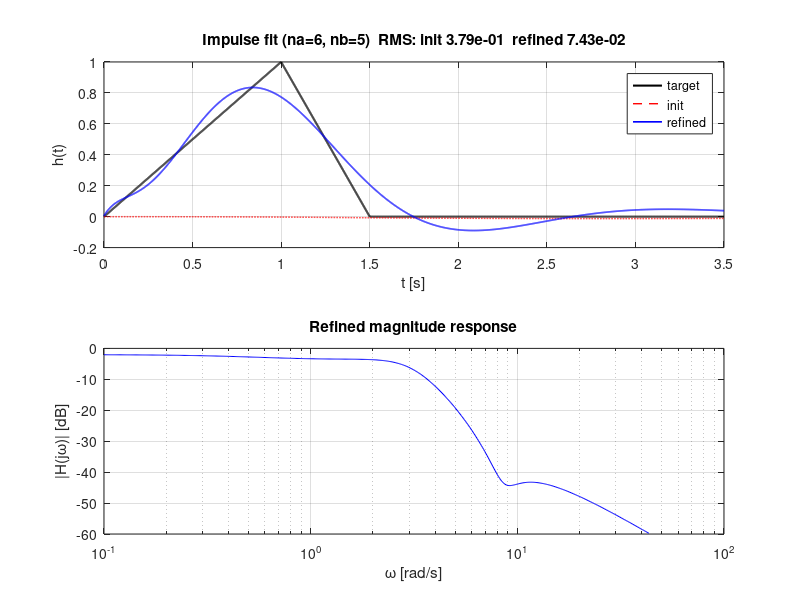

Write the MATLAB code that produced this figure.
function optimize_ct_triangular_impulse
% Optimize continuous-time poles/zeros (order 10) to match a triangular impulse response
% MATLAB (R2016b+) and Octave compatible. In Octave, `pkg load control optim signal`.
%
% Target impulse h_d(t): rise linearly 0->1 over [0,1], fall linearly to 0 over (1,1.5], then 0.
% Time horizon T=2.5 captures tail. Fits a stable analog transfer function of order 10
% (denominator degree = 10). Numerator degree nb < 10 (default 9).
%
% Steps:
% 1) Build desired impulse h_d(t)
% 2) Frequency-domain initialization via invfreqs (if available), stabilized
% 3) Time-domain refinement with stability-constrained pole/zero parameterization using lsqnonlin or fminsearch
% 4) Report RMS error and plot

% ---------------------- User-configurable parameters ----------------------
na = 6;              % denominator order (pole count)
nb = 5;               % numerator order (< na); set 0..na-1
T  = 3.5;             % seconds, horizon that safely captures tail
dt = 1e-3;            % time step for evaluation of objective (seconds)
Nw = 2048;            % frequency samples for initialization
maxIters = 200;       % nonlinear refinement iterations
init_method = 'fixedpole'; % 'fixedpole' or 'invfreqs'
fit_mode = 'varpro';       % 'varpro' (partial fractions, recommended) or 'zpk'
num_complex_pairs = floor(na/2);     % for varpro: number of complex pole pairs (2*nc + nr = na)
% Optional: emphasize early-time samples in objective (set w_time=[]) to disable
w_time = [];          % e.g., w_time = 1./sqrt(1 + ( (0:dt:T).'/0.5 ).^2 );

% ------------------------------ Setup ------------------------------------
is_octave = exist('OCTAVE_VERSION','builtin') ~= 0;
if is_octave
  try
    pkg('load','control');
  catch, end
  try
    pkg('load','optim');
  catch, end
  try
    pkg('load','signal');
  catch, end
end

% Time grid and target impulse
t = (0:dt:T).';
h = desired_impulse(t);
if isempty(w_time), w_time = ones(size(t)); end
w_time = w_time(:);

% ---------------------- Initialization ------------------------------------
switch lower(init_method)
  case 'invfreqs'
    fprintf('Initializing with invfreqs (if available)...\n');
    [b0,a0,hadInit] = init_invfreqs(t,h,nb,na,Nw);
    if ~hadInit
      fprintf('invfreqs not available; using fixed-pole LS initialization.\n');
      [b0,a0] = init_fixedpole_ls(t,h,nb,na,Nw);
    end
  otherwise
    fprintf('Initializing with fixed-pole linear LS...\n');
    [b0,a0] = init_fixedpole_ls(t,h,nb,na,Nw);
end

% Stabilize poles (reflect RHP to LHP)
pr = roots(a0);
pr(real(pr)>0) = complex(-abs(real(pr(real(pr)>0))), imag(pr(real(pr)>0)));
a0 = real(poly(pr));

% Evaluate initial RMS in time domain
sys0 = tf(b0,a0);
y0 = impulse_ct(sys0,t);
rms0 = norm((h - y0).*w_time) / sqrt(numel(h));
fprintf('Initial RMS: %.4e\n', rms0);

% ---------------------- Time-domain refinement ----------------------------
fprintf('Refining via time-domain least-squares...\n');
use_lsqnonlin = exist('lsqnonlin','file')==2 || exist('lsqnonlin','builtin')==5; %#ok<*EXIST>

switch lower(fit_mode)
  case 'varpro'
    % Variable-projection on partial fractions: optimize poles, solve residues LS
    [p_opt, c_opt, y] = varpro_fit(t, h, na, num_complex_pairs, w_time, maxIters, use_lsqnonlin);
    % Convert (poles,residues) to polynomial TF
    a = real(poly(p_opt.'));
    b = residues_to_num(c_opt, p_opt, a);
    sys = tf(b, a);
    y = impulse_ct(sys, t); % evaluate with TF for consistency
  otherwise
    % Original zpk parameterization refinement
    [z0,p0,k0] = tf2zpk(b0,a0);
    tpl = build_template(z0,p0,nb,na,true); % enforce minimum-phase zeros (LHP)
    theta0 = pack_params(z0,p0,k0,tpl);
    if use_lsqnonlin
      try
        opts = optimoptions('lsqnonlin','Display','iter','MaxFunEvals',5e4,'MaxIter',maxIters);
      catch
        opts = struct('Display','iter','MaxIter',maxIters);
      end
      obj = @(th) time_residual(th, tpl, t, h, w_time);
      try
        theta = lsqnonlin(obj, theta0, [], [], opts);
      catch
        obj2 = @(th) sum(abs(obj(th)).^2);
        theta = fminsearch(obj2, theta0);
      end
    else
      obj = @(th) time_residual(th, tpl, t, h, w_time);
      obj2 = @(th) sum(abs(obj(th)).^2);
      theta = fminsearch(obj2, theta0);
    end
    [z,p,k] = unpack_params(theta, tpl);
    sys = zpk(z,p,k);
    y  = impulse_ct(sys,t);
    [b,a] = tfdata(sys,'v');
end

rms1 = norm((h - y).*w_time) / sqrt(numel(h));
fprintf('Refined RMS: %.4e\n', rms1);

% ------------------------------ Plots -------------------------------------
figure; 
subplot(2,1,1);
plot(t,h,'k-', 'LineWidth',1.5); hold on;
plot(t,y0,'r--', 'LineWidth',1.0);
plot(t,y,'b-', 'LineWidth',1.2);
grid on; xlabel('t [s]'); ylabel('h(t)');
legend('target','init','refined'); title(sprintf('Impulse fit (na=%d, nb=%d)  RMS: init %.2e  refined %.2e',na,nb,rms0,rms1));

subplot(2,1,2);
[m,pw,w] = bode_mag(sys, 512);
semilogx(w, 20*log10(max(m,1e-12)),'b'); hold on; grid on;
xlabel('\omega [rad/s]'); ylabel('|H(j\omega)| [dB]'); title('Refined magnitude response');

% Print results
fprintf('\nFinal transfer function coefficients (descending powers of s):\n');
disp('Numerator b:'); disp(b);
disp('Denominator a:'); disp(a);

end % function optimize_ct_triangular_impulse

% --------------------------- Helper functions -----------------------------
function h = desired_impulse(t)
  % Piecewise-linear: rise 0..1, fall 1..1.5, zero elsewhere
  h = zeros(size(t));
  idx1 = t<=1;
  h(idx1) = t(idx1);
  idx2 = t>1 & t<=1.5;
  h(idx2) = 3 - 2*t(idx2);
  % t>1.5 stays 0
end

function [b,a,ok] = init_invfreqs(t,h,nb,na,Nw)
  ok = false; b = []; a = [];
  has_invfreqs = exist('invfreqs','file')==2 || exist('invfreqs','builtin')==5;
  if ~has_invfreqs, return; end
  % Frequency grid
  T = t(end); dt = t(2)-t(1);
  wmin = 2*pi/max(T,eps);
  wmax = min(pi/dt*0.8, 200*(2*pi/T));
  w = logspace(log10(max(wmin,1e-1)), log10(max(wmax,1e1)), Nw);
  % Numerical Fourier transform H(jw) = ∫ h(t) e^{-j w t} dt
  E = exp(-1j*(w(:) * t.'));    % [Nw x Nt]
  F = E .* (ones(numel(w),1) * h.');
  H = trapz(t, F, 2);           % [Nw x 1]
  % Weights (emphasize low-mid band)
  w0 = 2*pi/T; w1 = min(10*w0, max(w));
  W = 1./sqrt(1 + (w(:)/w1).^2);
  try
    [b,a] = invfreqs(H, w, nb, na, W, 50);
    ok = true;
  catch
    try
      [b,a] = invfreqs(H, w, nb, na);
      ok = true;
    catch
      ok = false;
    end
  end
end

function [p_opt, c_opt, y] = varpro_fit(t, h, na, num_complex_pairs, w_time, maxIters, use_lsqnonlin)
  % Variable projection over residues; optimize only poles
  if isempty(w_time), w_time = ones(size(t)); end
  w = w_time(:);
  % Pole structure
  nc = min(num_complex_pairs, floor(na/2));
  nr = na - 2*nc;
  % Initial pole params: spread across [2/T, 150/T]
  T = t(end);
  rates = logspace(log10(2/T), log10(150/T), na).';
  alphas = log(rates(1:nc));
  betas  = log(0.7*rates(1:nc));
  r_alphas = log(rates(nc+1:nc+nr));
  theta0 = [alphas; betas; r_alphas];
  % Objective returning weighted residual vector
  function [res, Phi, coeffs] = obj_fun(th)
    [p, Phi] = poles_and_basis(th, nc, nr, t);
    % Weighted LS for coefficients
    WPhi = bsxfun(@times, sqrt(w), Phi);
    Wh  = sqrt(w) .* h;
    coeffs = WPhi \ Wh;
    yhat = Phi * coeffs;
    res = sqrt(w) .* (yhat - h);
  end
  % Optimize
  if use_lsqnonlin
    try
      opts = optimoptions('lsqnonlin','Display','iter','MaxIter',maxIters,'MaxFunEvals',5e4);
    catch
      opts = struct('Display','iter','MaxIter',maxIters);
    end
    wrapper = @(th) obj_fun(th);
    theta = lsqnonlin(wrapper, theta0, [], [], opts);
  else
    % fminsearch on sum of squares
    f2 = @(th) sum(abs(obj_fun(th)).^2);
    theta = fminsearch(f2, theta0);
  end
  % Final coefficients with optimized poles
  [p_opt, Phi] = poles_and_basis(theta, nc, nr, t);
  WPhi = bsxfun(@times, sqrt(w), Phi);
  Wh  = sqrt(w) .* h;
  c_all = WPhi \ Wh;
  % Map coefficients to residues
  c_opt = coeffs_to_residues(c_all, p_opt, nc, nr);
  y = Phi * c_all;
end

function [p, Phi] = poles_and_basis(th, nc, nr, t)
  % Decode parameters and build real-valued basis Phi
  idx = 1;
  alphas = th(idx:idx+nc-1); idx = idx+nc;
  betas  = th(idx:idx+nc-1); idx = idx+nc;
  r_alphas = th(idx:idx+nr-1);
  % Poles
  sigmas = -exp(alphas);
  omegas = exp(betas);
  r_sigmas = -exp(r_alphas);
  p = [];
  for k=1:nc
    p = [p; sigmas(k)+1j*omegas(k); sigmas(k)-1j*omegas(k)]; %#ok<AGROW>
  end
  p = [p; r_sigmas(:)];
  % Basis: for each complex pair -> e^{σt}cos(ωt), e^{σt}sin(ωt);
  % for each real pole -> e^{σt}
  N = numel(t);
  Phi = zeros(N, 2*nc + nr);
  col = 1;
  for k=1:nc
    et = exp(sigmas(k)*t);
    Phi(:,col)   = et .* cos(omegas(k)*t); col = col+1;
    Phi(:,col)   = et .* sin(omegas(k)*t); col = col+1;
  end
  for k=1:nr
    Phi(:,col) = exp(r_sigmas(k)*t); col = col+1;
  end
end

function r = coeffs_to_residues(c_all, p, nc, nr)
  % Map real-valued coefficients back to complex residues matching poles p
  % c_all layout: [2*nc columns for cos/sin, then nr real poles]
  r = zeros(size(p));
  col = 1; idx = 1;
  for k=1:nc
    ccos = c_all(col); csin = c_all(col+1); col = col+2;
    a = ccos/2; b = -csin/2; % from 2*Re{r e^{(σ+jω)t}}
    r(idx) = a + 1j*b; r(idx+1) = a - 1j*b; idx = idx+2;
  end
  for k=1:nr
    r(idx) = c_all(col); col = col+1; idx = idx+1;
  end
end

function b = residues_to_num(r, p, a)
  % Given residues r, poles p, and denominator a (poly with roots p), build numerator
  na = numel(a)-1; % degree
  b = zeros(1, na);
  for i=1:numel(p)
    Ai = deconv(a, [1, -p(i)]); % degree na-1
    b = b + real(r(i)) * real(Ai) - imag(r(i)) * imag(Ai); % keep real; deconv returns complex if p complex
  end
end

function [b,a] = init_fixedpole_ls(t,h,nb,na,Nw)
  % Robust initializer: choose stable poles, then solve linear LS for numerator
  T = t(end); dt = t(2)-t(1);
  wmin = 2*pi/max(T,eps);
  wmax = min(pi/dt*0.8, 300*(2*pi/T));
  w = logspace(log10(max(wmin,1e-1)), log10(max(wmax,1e1)), Nw).';
  % Numerical Fourier transform H(jw) = ∫ h(t) e^{-j w t} dt
  E = exp(-1j*(w * t.'));
  H = trapz(t, E .* (ones(numel(w),1) * h.'), 2);
  % Select pole set: mix of real poles and complex pairs over [2/T, 150/T]
  rates = logspace(log10(2/T), log10(150/T), na).';
  p = zeros(na,1);
  m = floor(na/2);
  % m complex pairs + remaining real poles
  for i=1:m
    sigma = -rates(i);
    omega = 0.7*rates(i);
    p(2*i-1:2*i) = [sigma+1j*omega; sigma-1j*omega];
  end
  for i=2*m+1:na
    p(i) = -rates(i);
  end
  a = real(poly(p.'));
  % Build linear system for numerator coefficients b (degree nb)
  s = 1j*w;
  Aeval = polyval(a, s);
  y = H .* Aeval; % desired: B(s) ≈ H(s)*A(s)
  X = zeros(numel(w), nb+1);
  for k=0:nb
    X(:,k+1) = s.^(nb-k);
  end
  % Frequency weights to balance band
  wc = 10*(2*pi/T);
  W = 1./sqrt(1 + (w/wc).^2);
  Xw = bsxfun(@times, W, X);
  yw = W .* y;
  % Solve complex LS; enforce real coefficients
  b = Xw\yw;
  b = real(b(:)).';
  % Optional: rescale to avoid large coefficients
  b = b / max(1, norm(b,2));
end

function tpl = build_template(z,p,nb,na,enforceMinPhaseZeros)
  % Fix the structure (#real vs complex pairs) from the initializer
  z = z(:); p = p(:);
  % Trim/expand zeros to requested order (keep leading entries)
  if numel(z) > nb, z = z(1:nb); end
  if numel(z) < nb
    z = [z; -ones(nb-numel(z),1)];
  end
  % Ensure exactly na poles (truncate if needed)
  if numel(p) > na, p = p(1:na); end
  % If fewer, pad with stable real poles
  if numel(p) < na
    p = [p; -linspace(2,20,na-numel(p)).'];
  end
  % Separate real and complex (use only one of each pair with +imag)
  tol = 1e-12;
  prR = p(abs(imag(p))<=tol);
  prCfull = p(abs(imag(p))>tol);
  prC = prCfull(imag(prCfull)>0);
  zrR = z(abs(imag(z))<=tol);
  zrCfull = z(abs(imag(z))>tol);
  zrC = zrCfull(imag(zrCfull)>0);
  tpl.na = na; tpl.nb = nb;
  tpl.prR = prR(:).'; tpl.prC = prC(:).';
  tpl.zrR = zrR(:).'; tpl.zrC = zrC(:).';
  tpl.enforceMinPhaseZeros = logical(enforceMinPhaseZeros);
end

function th = pack_params(z,p,k,tpl)
  tol = 1e-12; th = [];
  % Real poles: p = -exp(alpha)
  for x = tpl.prR
    th(end+1) = log(max(tol, -real(x)));
  end
  % Complex poles: p = -exp(alpha) ± j exp(beta)
  for x = tpl.prC
    th(end+1) = log(max(tol, -real(x)));
    th(end+1) = log(max(tol, abs(imag(x))));
  end
  % Real zeros (min-phase): z = -exp(alpha)
  for x = tpl.zrR
    th(end+1) = log(max(tol, -real(x)));
  end
  % Complex zero pairs: z = -exp(alpha) ± j exp(beta)
  for x = tpl.zrC
    th(end+1) = log(max(tol, -real(x)));
    th(end+1) = log(max(tol, abs(imag(x))));
  end
  % Gain (free real scalar)
  if nargin<3 || isempty(k), k = 1; end
  th(end+1) = real(k);
  th = th(:);
end

function [z,p,k] = unpack_params(th, tpl)
  idx = 1; tol = 1e-12; p = [];
  % Real poles
  for i=1:numel(tpl.prR)
    alpha = th(idx); idx=idx+1;
    p(end+1,1) = -exp(alpha);
  end
  % Complex poles
  for i=1:numel(tpl.prC)
    alpha = th(idx); beta = th(idx+1); idx=idx+2;
    sigma = -exp(alpha); omega = exp(beta);
    p = [p; sigma+1j*omega; sigma-1j*omega]; %#ok<AGROW>
  end
  % Zeros
  z = [];
  if tpl.enforceMinPhaseZeros
    for i=1:numel(tpl.zrR)
      alpha = th(idx); idx=idx+1; z(end+1,1) = -exp(alpha);
    end
    for i=1:numel(tpl.zrC)
      alpha = th(idx); beta = th(idx+1); idx=idx+2;
      sigma = -exp(alpha); omega = exp(beta);
      z = [z; sigma+1j*omega; sigma-1j*omega]; %#ok<AGROW>
    end
  else
    % If not enforcing, you could use free real parts; omitted for brevity
    for i=1:numel(tpl.zrR)
      alpha = th(idx); idx=idx+1; z(end+1,1) = -exp(alpha);
    end
    for i=1:numel(tpl.zrC)
      alpha = th(idx); beta = th(idx+1); idx=idx+2;
      sigma = -exp(alpha); omega = exp(beta);
      z = [z; sigma+1j*omega; sigma-1j*omega]; %#ok<AGROW>
    end
  end
  % Gain
  if idx <= numel(th)
    k = th(idx);
  else
    k = 1.0;
  end
  % Ensure counts match template lengths
  if numel(p) > tpl.na, p = p(1:tpl.na); end
  if numel(z) > tpl.nb, z = z(1:tpl.nb); end
  % Force real coefficients by conjugate pairs already handled
  % Small numerical jitter fix
  p(abs(imag(p))<tol) = real(p(abs(imag(p))<tol));
  z(abs(imag(z))<tol) = real(z(abs(imag(z))<tol));
end

function e = time_residual(th, tpl, t, h, w_time)
  [z,p,k] = unpack_params(th, tpl);
  sys = zpk(z,p,k);
  y = impulse_ct(sys, t);
  e = (y - h) .* w_time;
end

function y = impulse_ct(sys, t)
  % Robust impulse response for continuous-time TF in MATLAB/Octave.
  % Prefer impulse(); fallback to derivative of step().
  y = [];
  try
    y = impulse(sys, t);
    if isstruct(y) % older Octave may return struct
      y = y.y;
    end
    y = y(:);
    if numel(y)==numel(t), return; end
  catch
  end
  % Fallback using numerical derivative of step response
  try
    s = step(sys, t);
    if isstruct(s), s = s.y; end
    s = s(:);
    % Use gradient to keep same length
    y = gradient(s, t);
  catch
    % Last resort: simulate with a narrow pulse
    dt = t(2)-t(1);
    u = zeros(size(t)); u(1) = 1/dt; % area=1
    y = lsim(sys, u, t);
    if isstruct(y), y = y.y; end
    y = y(:);
  end
end

function [mag,phs,w] = bode_mag(sys, N)
  % Lightweight analog magnitude plot helper
  if nargin<2, N=512; end
  % Build frequency grid based on pole/zero spread
  [b,a] = tfdata(sys,'v');
  p = roots(a); z = roots(b);
  reals = [-real(p(:)); -real(z(:))]; reals = reals(reals>0);
  if isempty(reals), w0 = 1; else, w0 = quantile(reals,[0.2 0.8]); end
  if numel(w0)==2
    wmin = max(1e-1, 0.1*w0(1)); wmax = 10*w0(2);
  else
    wmin = 1e-1; wmax = 1e3;
  end
  w = logspace(log10(wmin), log10(wmax), N);
  s = 1j*w;
  % Evaluate H(s) = B(s)/A(s)
  num = polyval(b, s);
  den = polyval(a, s);
  H = num ./ den;
  mag = abs(H(:));
  phs = angle(H(:)); %#ok<NASGU>
end
